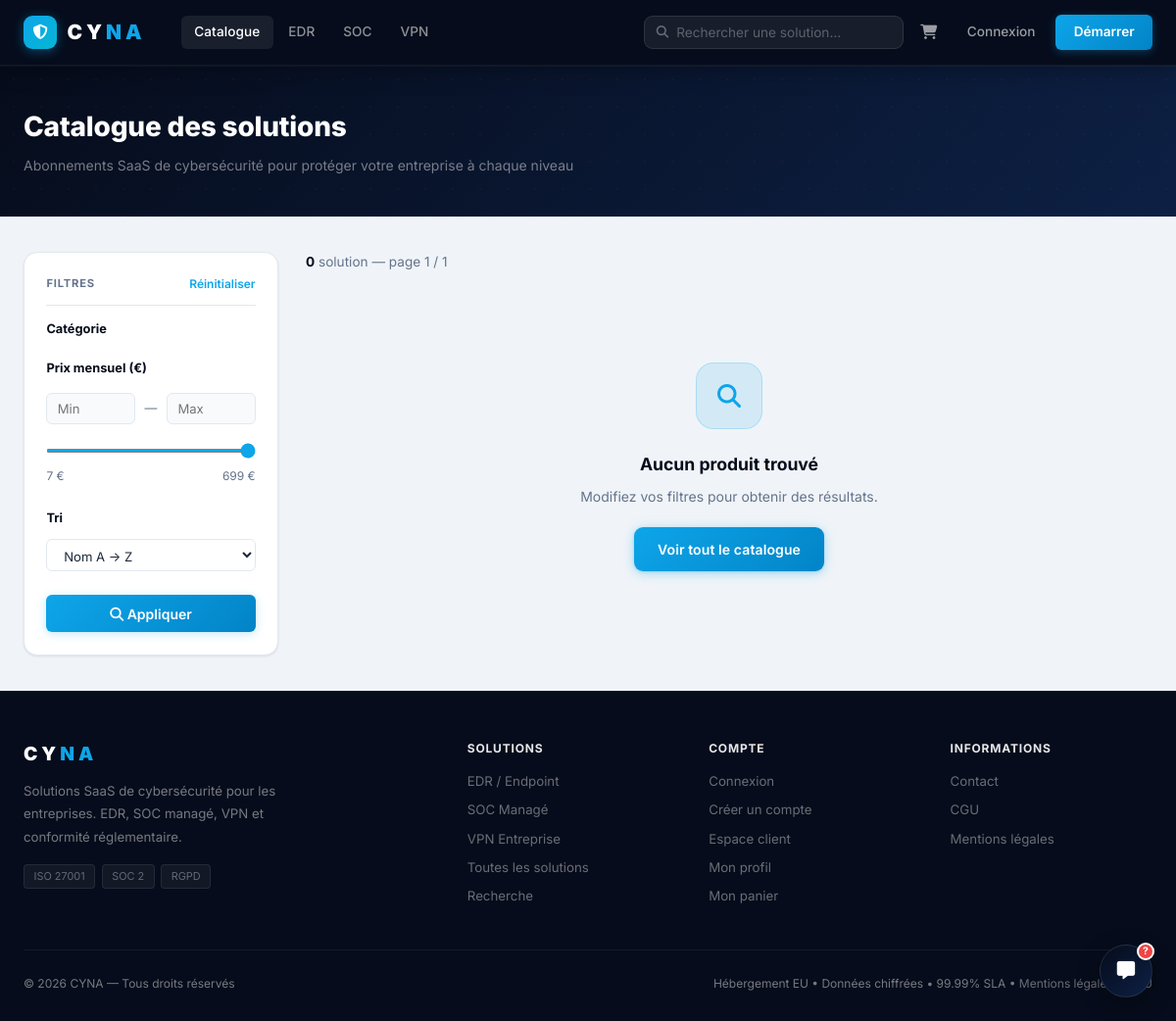
Page /catalogue.php on the earlier database version.
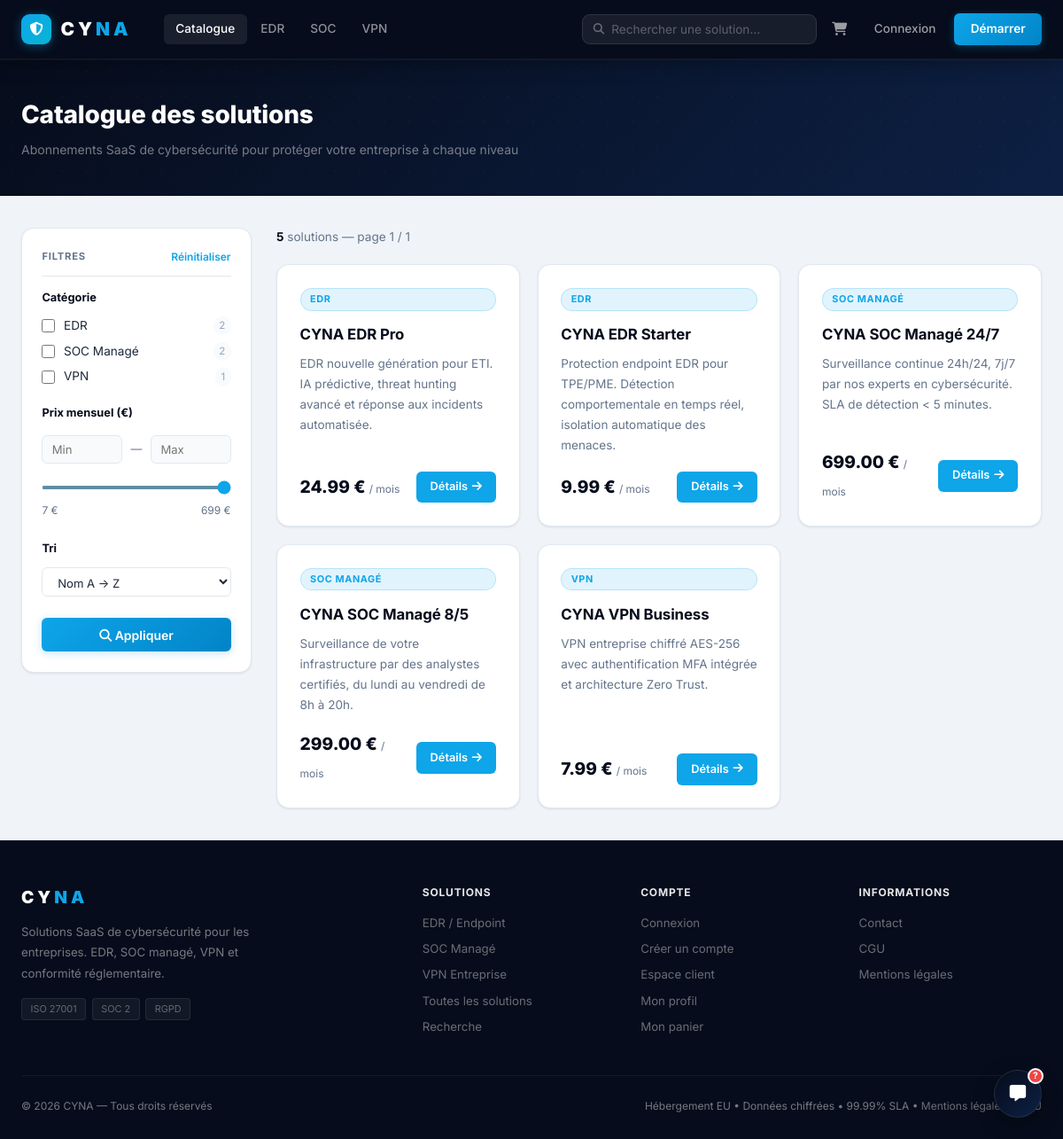
Same page on the later database version.
### tables this page shows
CREATE TABLE `category` (
    `id`          INT           NOT NULL AUTO_INCREMENT,
    `name`        VARCHAR(100)  NOT NULL,
    `slug`        VARCHAR(100)  NOT NULL,
    `description` VARCHAR(300)  DEFAULT NULL,
    `image_url`   VARCHAR(255)  DEFAULT NULL,
    PRIMARY KEY (`id`),
    UNIQUE KEY `slug` (`slug`)
);

CREATE TABLE `product` (
    `id`               INT            NOT NULL AUTO_INCREMENT,
    `name`             VARCHAR(200)   NOT NULL,
    `description`      TEXT           DEFAULT NULL,       
    `long_description` TEXT           DEFAULT NULL,       
    `price`            DECIMAL(10,2)  NOT NULL,
    `image`            VARCHAR(255)   DEFAULT NULL,
    `image_url`        VARCHAR(255)   DEFAULT NULL,
    `is_available`     TINYINT(1)     NOT NULL DEFAULT 1,  
    `category_id`      INT            DEFAULT NULL,
    `created_at`       DATETIME       DEFAULT CURRENT_TIMESTAMP,
    PRIMARY KEY (`id`),
    KEY `category_id` (`category_id`),
    CONSTRAINT `product_ibfk_1` FOREIGN KEY (`category_id`) REFERENCES `category` (`id`)
);

### includes/pagination.php (called while the page is built, shortened)
<?php
function paginate(int $total, int $per_page, int $current, string $base_url): array
{
    $pages  = max(1, (int)ceil($total / $per_page));
    $current = max(1, min($current, $pages));
    $offset  = ($current - 1) * $per_page;
    if ($pages <= 1) {
        return ['offset' => 0, 'pages' => 1, 'current' => 1, 'total' => $total, 'html' => ''];
    }
    $sep = str_contains($base_url, '?') ? '&' : '?';
    $html  = '<nav class="pagination" aria-label="Pagination">';
    $html .= '<a href="' . $base_url . $sep . 'page=' . max(1, $current - 1) . '" class="page-btn' . ($current <= 1 ? ' disabled' : '') . '" aria-label="Précédent"><i class="fa-solid fa-chevron-left"></i></a>';
    $html .= '<a href="' . $base_url . $sep . 'page=' . min($pages, $current + 1) . '" class="page-btn' . ($current >= $pages ? ' disabled' : '') . '" aria-label="Suivant"><i class="fa-solid fa-chevron-right"></i></a>';
    $html .= '</nav>';
    return ['offset' => $offset, 'pages' => $pages, 'current' => $current, 'total' => $total, 'html' => $html];
}

### includes/security.php (called while the page is built, shortened)
<?php
function escape(string $value): string {
    return htmlspecialchars($value, ENT_QUOTES, 'UTF-8');
}

### catalogue.php (the view, shortened to what the changed rows need)
<?php
require_once __DIR__ . '/includes/security.php';
require_once __DIR__ . '/includes/pagination.php';
$db         = getDB();
$categories = $db->query('SELECT c.*, COUNT(p.id) AS nb FROM category c LEFT JOIN product p ON p.category_id = c.id GROUP BY c.id ORDER BY c.name')->fetchAll();
$selected_cats = array_filter(array_map('intval', (array)($_GET['cats'] ?? [])));
$price_min     = isset($_GET['price_min']) && $_GET['price_min'] !== '' ? (float)$_GET['price_min'] : 0;
$price_max     = isset($_GET['price_max']) && $_GET['price_max'] !== '' ? (float)$_GET['price_max'] : 9999;
$sort          = in_array($_GET['sort'] ?? '', ['price_asc', 'price_desc', 'name_asc']) ? $_GET['sort'] : 'name_asc';
$per_page      = 9;
$current_page  = max(1, (int)($_GET['page'] ?? 1));
$order_sql = match($sort) {
    'price_asc'  => 'p.price ASC',
    'price_desc' => 'p.price DESC',
    default      => 'p.name ASC',
};
$where  = ['p.price >= ?', 'p.price <= ?'];
$params = [$price_min, $price_max];
$where_sql = implode(' AND ', $where);
$count_stmt = $db->prepare("SELECT COUNT(*) FROM product p JOIN category c ON p.category_id = c.id WHERE $where_sql");
$count_stmt->execute($params);
$total = (int)$count_stmt->fetchColumn();
$get_without_page = array_diff_key($_GET, ['page' => 1]);
$base_url = '/cyna/catalogue.php' . ($get_without_page ? '?' . http_build_query($get_without_page) : '');
$pagination = paginate($total, $per_page, $current_page, $base_url);
$sql  = "SELECT p.*, c.name AS category_name FROM product p JOIN category c ON p.category_id = c.id WHERE $where_sql ORDER BY $order_sql LIMIT $per_page OFFSET {$pagination['offset']}";
$stmt = $db->prepare($sql);
$stmt->execute($params);
$products = $stmt->fetchAll();
require_once __DIR__ . '/includes/header.php';
?>
<div class="page-header">
    <div class="page-header-inner">
        <h1>Catalogue des solutions</h1>
    </div>
</div>
<div class="page-content">
<form method="GET" action="/cyna/catalogue.php" id="filter-form">
<div class="catalogue-layout">
    <aside class="filter-panel">
        <div class="filter-group">
            <?php foreach ($categories as $cat): ?>
            <label class="filter-checkbox">
                <input type="checkbox" name="cats[]" value="<?= (int)$cat['id'] ?>"
                    <?= in_array((int)$cat['id'], $selected_cats) ? 'checked' : '' ?>>
                <span><?= escape($cat['name']) ?></span>
                <span class="count"><?= (int)$cat['nb'] ?></span>
            </label>
            <?php endforeach; ?>
        </div>
    </aside>
    <div class="catalogue-results">
        <div class="catalogue-topbar">
            <div class="catalogue-count">
                <strong><?= $total ?></strong> solution<?= $total > 1 ? 's' : '' ?> — page <?= $pagination['current'] ?> / <?= $pagination['pages'] ?>
            </div>
        </div>
        <?php if (empty($products)): ?>
        <div class="empty-state">
            <div class="empty-icon"><i class="fa-solid fa-magnifying-glass"></i></div>
            <h3>Aucun produit trouvé</h3>
            <p>Modifiez vos filtres pour obtenir des résultats.</p>
            <a href="/cyna/catalogue.php" class="btn btn-primary" style="margin-top:1.25rem;">Voir tout le catalogue</a>
        </div>
        <?php else: ?>
        <div class="products-grid">
            <?php foreach ($products as $product): ?>
            <div class="product-card">
                <div class="product-badge"><?= escape($product['category_name']) ?></div>
                <h2><?= escape($product['name']) ?></h2>
                <p><?= escape($product['description']) ?></p>
                <div class="product-footer">
                    <div class="price"><?= number_format($product['price'], 2) ?> € <span>/ mois</span></div>
                    <a href="/cyna/produit.php?id=<?= (int)$product['id'] ?>" class="btn-card">
                        Détails <i class="fa-solid fa-arrow-right"></i>
                    </a>
                </div>
            </div>
            <?php endforeach; ?>
        </div>
        <?php endif; ?>
    </div>
</div>
</form>
</div>
<?php require_once __DIR__ . '/includes/footer.php'; ?>

Differences in the rows shown:
added category: name "EDR", nb "2"
added category: name "SOC Managé", nb "2"
added category: name "VPN", nb "1"
now on this page (row unchanged): product: category.name "EDR", name "CYNA EDR Pro", description "EDR nouvelle génération pour ETI. IA prédictive, threat hunting avancé et réponse aux incidents automatisée.", price "24.99"
now on this page (row unchanged): product: category.name "EDR", name "CYNA EDR Starter", description "Protection endpoint EDR pour TPE/PME. Détection comportementale en temps réel, isolation automatique des menaces.", price "9.99"
now on this page (row unchanged): product: category.name "SOC MANAGÉ", name "CYNA SOC Managé 24/7", description "Surveillance continue 24h/24, 7j/7 par nos experts en cybersécurité. SLA de détection < 5 minutes.", price "699.00"
now on this page (row unchanged): product: category.name "SOC MANAGÉ", name "CYNA SOC Managé 8/5", description "Surveillance de votre infrastructure par des analystes certifiés, du lundi au vendredi de 8h à 20h.", price "299.00"
now on this page (row unchanged): product: category.name "VPN", name "CYNA VPN Business", description "VPN entreprise chiffré AES-256 avec authentification MFA intégrée et architecture Zero Trust.", price "7.99"
Other differences:
$total: "0" → "5"
text no longer shown: "Aucun produit trouvé Modifiez vos filtres pour obtenir des résultats. Voir tout le catalogue"
text now shown: "s"
